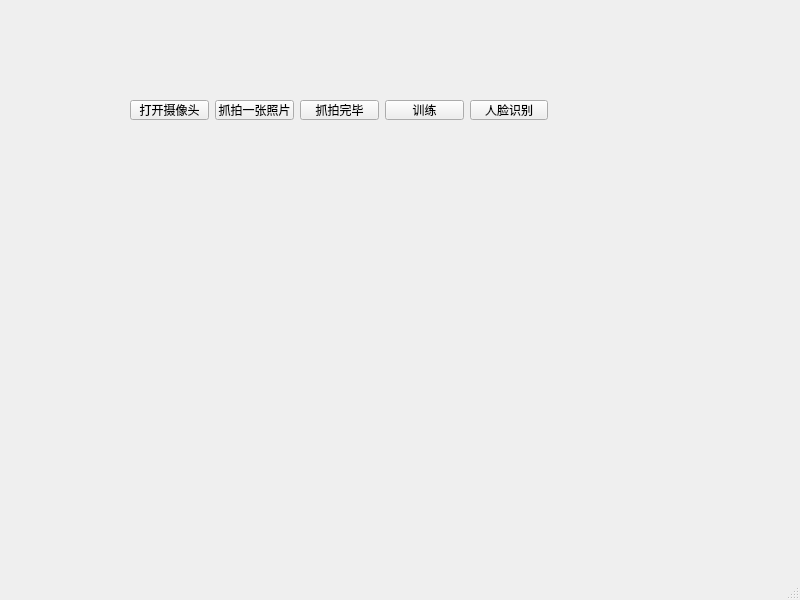
<?xml version="1.0" encoding="UTF-8"?>
<ui version="4.0">
 <class>MainWindow</class>
 <widget class="QMainWindow" name="MainWindow">
  <property name="geometry">
   <rect>
    <x>0</x>
    <y>0</y>
    <width>800</width>
    <height>600</height>
   </rect>
  </property>
  <property name="windowTitle">
   <string>MainWindow</string>
  </property>
  <widget class="QWidget" name="centralwidget">
   <widget class="QWidget" name="">
    <property name="geometry">
     <rect>
      <x>130</x>
      <y>100</y>
      <width>418</width>
      <height>20</height>
     </rect>
    </property>
    <layout class="QHBoxLayout" name="horizontalLayout">
     <item>
      <widget class="QPushButton" name="btn_opencamera">
       <property name="text">
        <string>打开摄像头</string>
       </property>
      </widget>
     </item>
     <item>
      <widget class="QPushButton" name="btn_catchonce">
       <property name="text">
        <string>抓拍一张照片</string>
       </property>
      </widget>
     </item>
     <item>
      <widget class="QPushButton" name="btn_catchover">
       <property name="text">
        <string>抓拍完毕</string>
       </property>
      </widget>
     </item>
     <item>
      <widget class="QPushButton" name="btn_trainface">
       <property name="text">
        <string>训练</string>
       </property>
      </widget>
     </item>
     <item>
      <widget class="QPushButton" name="btn_testface">
       <property name="text">
        <string>人脸识别</string>
       </property>
      </widget>
     </item>
    </layout>
   </widget>
  </widget>
  <widget class="QMenuBar" name="menubar">
   <property name="geometry">
    <rect>
     <x>0</x>
     <y>0</y>
     <width>800</width>
     <height>17</height>
    </rect>
   </property>
  </widget>
  <widget class="QStatusBar" name="statusbar"/>
 </widget>
 <resources/>
 <connections/>
</ui>
